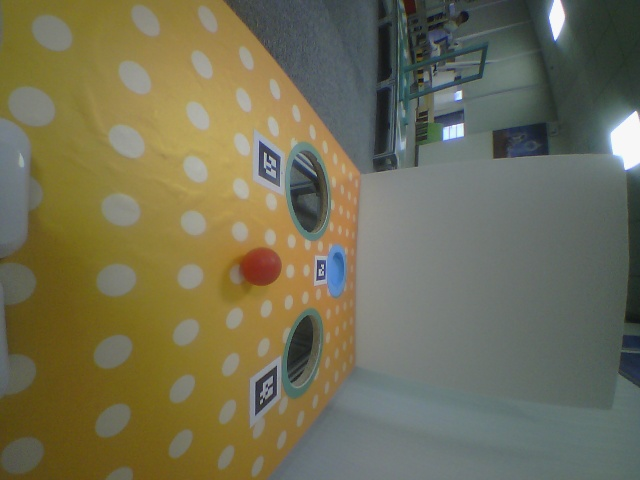
#> input picture robot_demo_700C_fixed/scripts/snapshot.jpg, 640 x 480 px
$ python RGB2HSV_sampling.py
#> lines starting #> are read from the running program, lines starting #| are printed output that depends on the picture; after the words box and inside, x2 and y2 are one past the last pixel; in counts of white or black regions, pixels touching at a corner belong together
""" 图片鼠标取值HSV value  camera输出显示 """

import numpy as np
import copy as cp
import cv2
import math
import threading
import time

import matplotlib.pyplot as plt


photo_path='./snapshot.jpg'      # 使用图片取值

picture_test = cv2.imread(photo_path)
#> picture_test is the input picture: shape (480, 640, 3); mean B, G, R 85.8, 110.8, 113.7
img  = picture_test.copy()


max_record = [0,0,0]
min_record = [255,255,255]


color_range = {'yellow_door': [(30, 140, 80), (40, 240, 150)],
               'black_door': [(25, 25, 10), (110, 150, 24)],
               'yellow_hole': [(25, 90, 70), (40, 255, 255)],
               'blue_hole': [(65, 45, 40), (130, 255, 90)],
               'redball': [(0, 160, 40), (190, 255, 255)],
               'black': [(50, 30, 20), (130, 145, 50)],
               'black_hole': [(10, 10, 10), (180, 190, 60)],
               'black_gap': [(0, 0, 0), (180, 255, 80)],
               'red_floor': [(0, 55, 135), (10, 190, 190)],
               'red_floor1': [(0, 40, 115), (179, 185, 185)],
               'red_floor2': [(156, 43, 46), (180, 255, 255)],
               'chest_red_floor1': [(0, 100, 60), (20,200, 210)],
               'chest_red_floor2': [(110, 100, 60), (180,200, 210)],


               'Cred_floor4': [(140, 40, 45), (190, 210, 230)],
                'green_bridge': [(1 , 118 , 117), (7 , 184 , 149)],

                'black_line': [(50, 30, 20), (130, 220, 80)],
               }
#################################################初始化#########################################################

color_mask = "green_bridge"

rawimg = img.copy()

# Running = False
Running = True
debug = True
step = 0
# state_sel = None
state_sel = 'floor'
reset = 0
skip = 0
#初始化头部舵机角度

chest_ret = False     # 读取图像标志位
ret = False     # 读取图像标志位
ChestOrg_img = None  # 原始图像更新
HeadOrg_img = None  # 原始图像更新
HeadOrg_img = None

plt_h = []
plt_s = []
plt_v = []


# 新建窗口
cv2.namedWindow("robotPreviewH",cv2.WINDOW_NORMAL)
cv2.namedWindow("robotPreviewH_HSV",cv2.WINDOW_NORMAL)
cv2.namedWindow("colorMask",cv2.WINDOW_NORMAL)

cv2.resizeWindow("Camera", 640, 480)
cv2.resizeWindow("robotPreviewH", 640, 480)
cv2.resizeWindow("robotPreviewH_HSV", 640, 480)
cv2.resizeWindow("colorMask", 640, 480)


def hsv_max(aa,bb):
    cc=[bb[0],bb[1],bb[2]]
    if aa[0]>bb[0]:
        cc[0]=aa[0]
    if aa[1]>bb[1]:
        cc[1]=aa[1]
    if aa[2]>bb[2]:
        cc[2]=aa[2]
    return cc

def hsv_min(aa,bb):
    cc=[bb[0],bb[1],bb[2]]
    if aa[0]<bb[0]:
        cc[0]=aa[0]
    if aa[1]<bb[1]:
        cc[1]=aa[1]
    if aa[2]<bb[2]:
        cc[2]=aa[2]
    return cc

def onmouse(event, x, y, flags, param):   #标准鼠标交互函数
    global max_record,min_record
    hsvimg = cv2.cvtColor(rawimg, cv2.COLOR_BGR2HSV)
    if event==cv2.EVENT_MOUSEMOVE:      #当鼠标移动时
        if sampling_flag == True:
            xy_hsv = hsvimg[y,x]
            print(x,y,xy_hsv, "正在采集，w停止采集")           #显示鼠标所在像素的数值，注意像素表示方法和坐标位置的不同
            plt_h.append(xy_hsv[0])
            plt_s.append(xy_hsv[1])
            plt_v.append(xy_hsv[2])
            max_record = hsv_max(xy_hsv,max_record)
            min_record = hsv_min(xy_hsv,min_record)
        else:
            print(min_record,"min停止采集,w开始采集max",max_record)
            print("[(" + str(min_record[0]) + " , " + str(min_record[1]) + " , " + str(min_record[2]) + "), (" + str(max_record[0]) + " , " + str(max_record[1]) + " , " + str(max_record[2]) + ")]," )

# 创建鼠标事件的回调函数
cv2.setMouseCallback("robotPreviewH", onmouse)


num = 0
sampling_flag = False
while True:


    hsvimg = cv2.cvtColor(rawimg, cv2.COLOR_BGR2HSV)
#> hsvimg: shape (480, 640, 3); mean H, S, V 54.3, 80.8, 120.4
    h,s,v = cv2.split(rawimg)
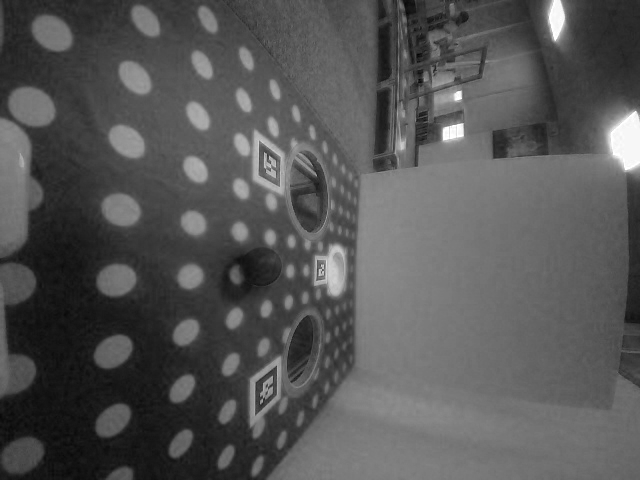
#> h: shape (480, 640); min 3, max 255, mean 85.8
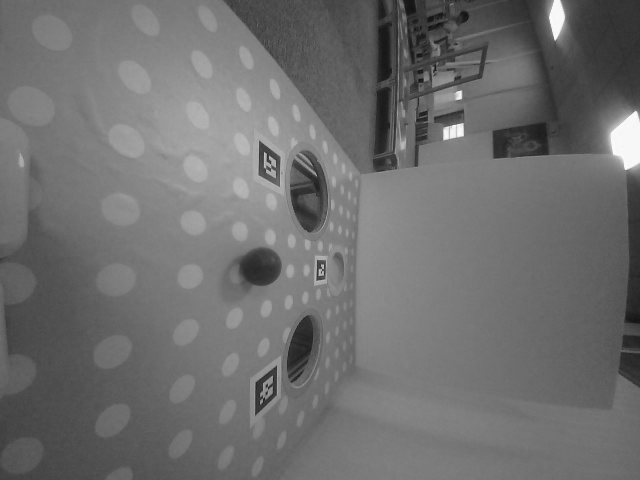
#> s: shape (480, 640); min 12, max 253, mean 110.8
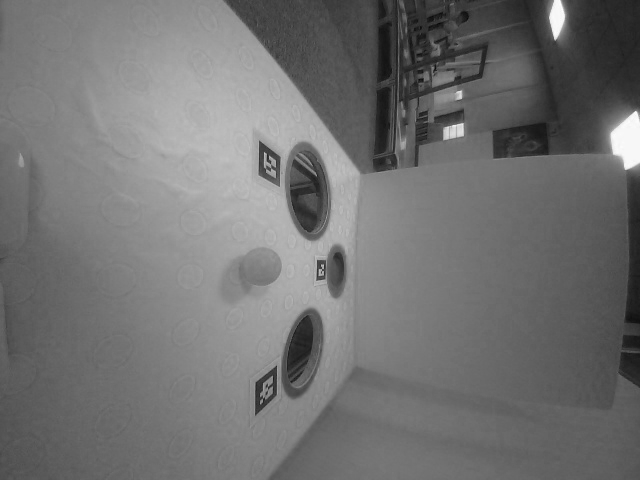
#> v: shape (480, 640); min 7, max 255, mean 113.7


    frame_green = cv2.inRange(hsvimg, color_range[color_mask][0],color_range[color_mask][1])  # 对原图像和掩模(颜色的字典)进行位运算
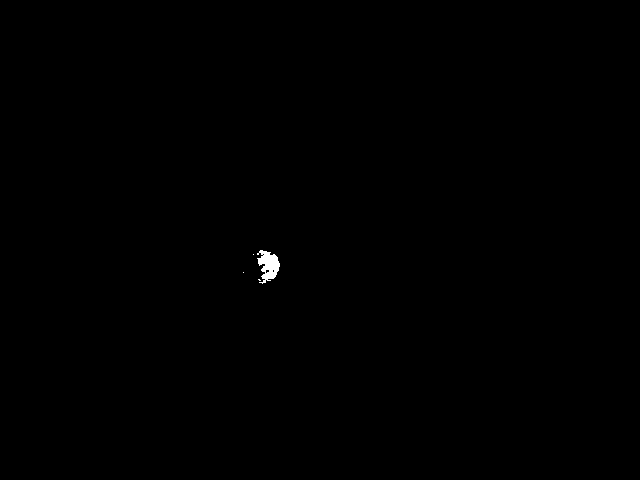
#> frame_green: shape (480, 640); 0.15% white; 4 white regions (3 under 20 px), largest, box (x1, y1, x2, y2) and area: (257, 250, 280, 284) 457
    # opened = cv2.morphologyEx(frame_green, cv2.MORPH_OPEN, np.ones((3, 3), np.uint8))  # 开运算 去噪点
    # closed = cv2.morphologyEx(opened, cv2.MORPH_CLOSE, np.ones((3, 3), np.uint8))  # 闭运算 封闭连接
    # closed = opened
    cv2.imshow("colorMask", frame_green)


    cv2.imshow("robotPreviewH_HSV",hsvimg)
    cv2.imshow("robotPreviewH",rawimg)
    k = cv2.waitKey(500)
#> (key Esc is pressed here)

    # 如果按了'ESC'键，则关闭面板
    if k == 27:
        break
    if k == ord('s'):
        num += 1
        name = 'photo_save' + str(num) + '.bmp'
        print(name)
        cv2.imwrite(name,camera_img) #保存图片
    if k == ord('w'):
        if sampling_flag == True:
            sampling_flag = False
            print("停止采集")


        else:
            sampling_flag = True
            print("开始采集")
